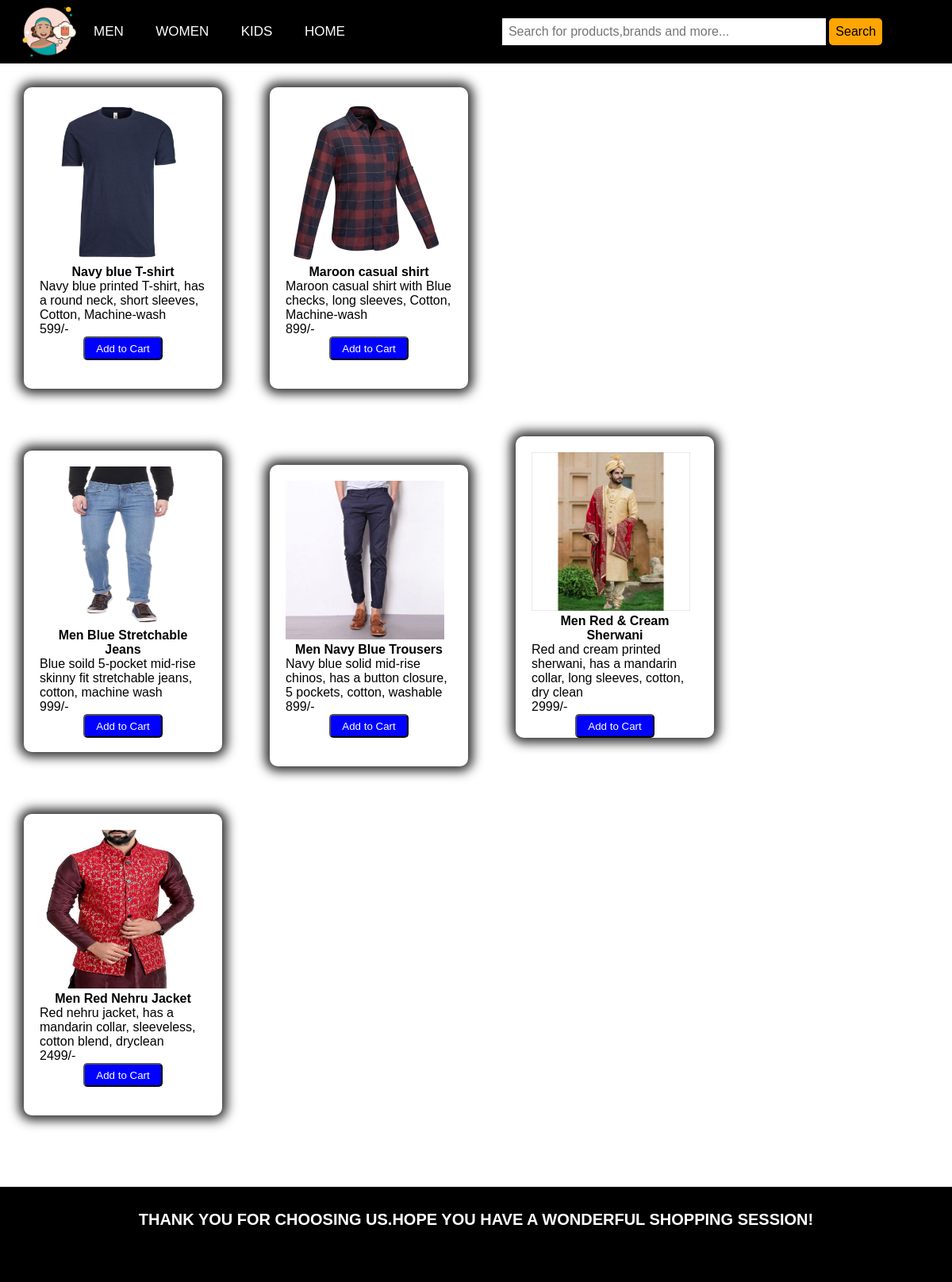
Page /men.php on the committed database.
### tables this page shows
CREATE TABLE `stock` (
  `item_id` int(200) NOT NULL,
  `category` varchar(200) NOT NULL,
  `item` varchar(200) NOT NULL,
  `product_name` varchar(200) DEFAULT NULL,
  `description` varchar(200) NOT NULL,
  `cost` int(200) NOT NULL,
  `image` varchar(200) NOT NULL
);

### men.php (the view, shortened to what this page needs)
<?php require_once "header.php";
?>
<!DOCTYPE html>
<html lang="en">
<head>
    <link rel="stylesheet" href="categories.css">
</head>
<body>
    <div class="page-content">
        <?php
        $stmt = $pdo->query("SELECT * FROM stock where category like 'men%'");
        while ($row = $stmt->fetch(PDO::FETCH_ASSOC)) {
            echo '<div class="shirts">';
            echo '<div class="card">';
            echo '<img src= "' . $row['image'] . '" alt="...">';
            echo '<p class="highlight">' . $row['product_name'] . '</p>';
            echo '<p>' . $row['description'] . '</p>';
            echo '<p>' . $row['cost'] . "/-" . '</p>';
            echo '<form method="POST">';
            echo '<button type=submit name="Add_to_Cart">Add to Cart</button>';
            echo '</form>';
            echo '</div>';
            echo '</div>';
        }
        ?>
    </div>
</body>
<footer>
    <h2>Thank you for choosing us.Hope you have a wonderful shopping session!</h2>
</footer>
</html>

### header.css (style rules this page uses)
* { padding: 0; margin: 0; text-decoration: none; box-sizing: border-box; list-style: none; font-family: sans-serif; }

### categories.css (style rules this page uses)
h2 { padding: 30px; font-size: 20px; margin-top: 20px; font-weight: bold; text-align: center; margin-bottom: 20px; text-transform: uppercase; font-weight: bolder; }
.shirts { display: inline-block; }
.card { width: 250px; height: 380px; margin: 30px; padding: 20px; border-radius: 10px; box-shadow: 0px 0px 14px 6px rgba(0, 0, 0, 0.84); }
.card p { font-family: sans-serif; font-size: medium; }
.highlight { text-align: center; font-weight: bold; }
.card img { width: 200px; height: 200px; }
.card button { display: block; margin-left: auto; margin-right: auto; margin-top: auto; width: 100px; height: 30px; border-radius: 5px; background-color: blue; color: #ffffff; outline: none; cursor: pointer; }
footer { width: 100%; height: 100px; background: #000000; margin-top: 40px; color: #ffffff; }
footer h2 { padding: 30px; font-size: 20px; margin-top: 20px; font-weight: bold; text-align: center; margin-bottom: 20px; text-transform: uppercase; font-weight: bolder; }
html, body { height: 100%; margin: 0; }
.page-content { min-height: 100%; margin-bottom: -100px; }
.page-content::after { content: ""; display: block; }
footer, .page-content::after { height: 120px; }

### rows in the picture
stock: image (picture), product_name "Navy blue T-shirt", description "Navy blue printed T-shirt, has a round neck, short sleeves, Cotton, Machine-wash", cost "599"
stock: image (picture), product_name "Maroon casual shirt", description "Maroon casual shirt with Blue checks, long sleeves, Cotton, Machine-wash", cost "899"
stock: image (picture), product_name "Men Blue Stretchable Jeans", description "Blue soild 5-pocket mid-rise skinny fit stretchable jeans, cotton, machine wash", cost "999"
stock: image (picture), product_name "Men Navy Blue Trousers", description "Navy blue solid mid-rise chinos, has a button closure, 5 pockets, cotton, washable", cost "899"
stock: shows a picture, product_name "Men Red & Cream Sherwani", description "Red and cream printed sherwani, has a mandarin collar, long sleeves, cotton, dry clean", cost "2999"
stock: image (picture), product_name "Men Red Nehru Jacket", description "Red nehru jacket, has a mandarin collar, sleeveless, cotton blend, dryclean", cost "2499"
